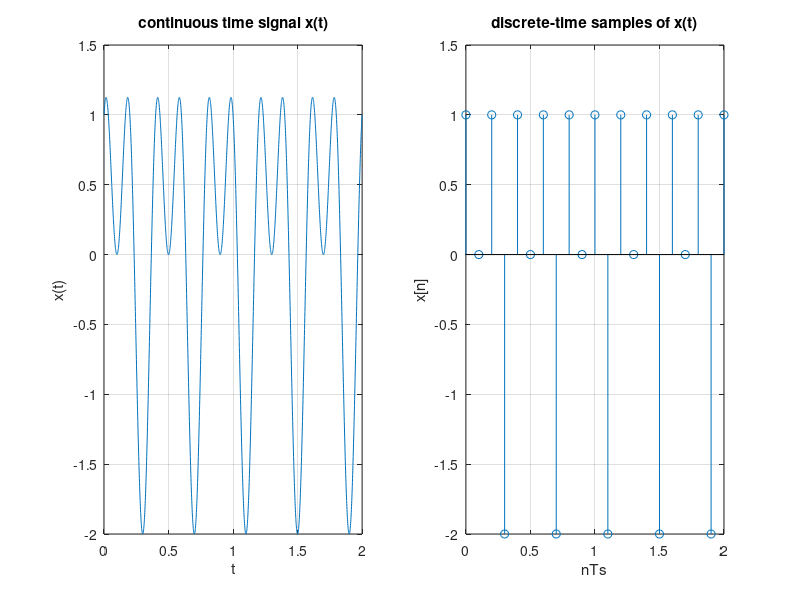

Here is the MATLAB script that generated this plot:
t_fine = 0:0.001:2;
xt = sin(5*pi*t_fine) + cos(10*pi*t_fine);
Ts = 0.1;
t_samples = 0:Ts:2;
k = length (t_samples);
x =zeros(1,k);
for n = 0:k-1
    x(n+1) = sin(5*pi*n*Ts) + cos(10*pi*n*Ts);
end
subplot(1,2,2);
stem(t_samples,x);grid on;
xlabel('nTs');
ylabel('x[n]');
title('discrete-time samples of x(t)');
subplot(1,2,1);
plot(t_fine,xt);grid on;
xlabel('t');
ylabel('x(t)');
title('continuous time signal x(t)');